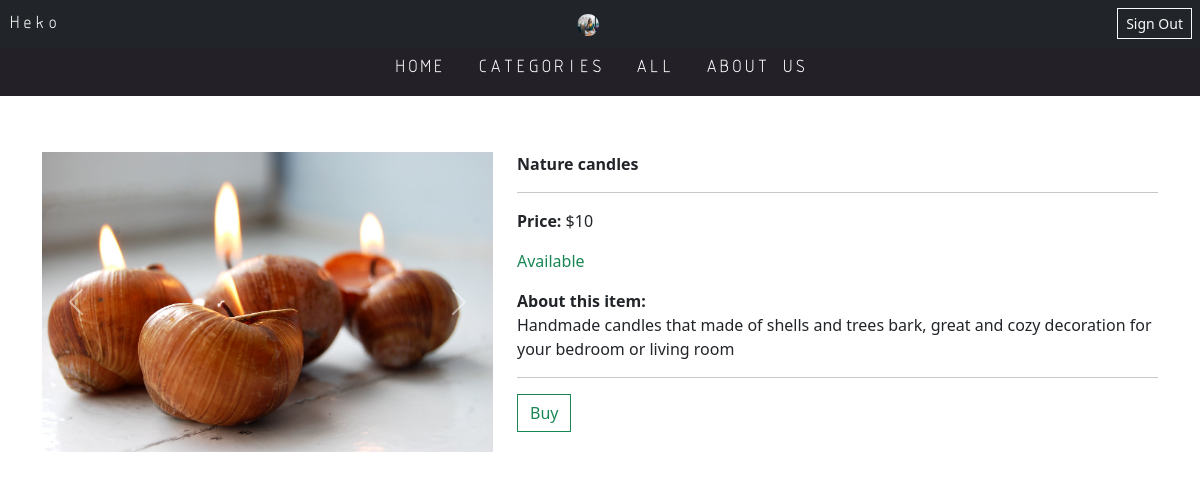
Page /product/1/ (signed in) on the committed database.
### user/models.py (models this page shows)
class User(AbstractUser):
    address = models.CharField(max_length=255, null=True)
    phone_regex = RegexValidator(regex=r'^\+?1?\d{9}$')
    phone_number = models.CharField(validators=[phone_regex], max_length=9, blank=True, unique=True)  # validators should be a list
    avatar = models.ImageField(upload_to='user_imgs', blank=True, null=True)
    purchases = models.IntegerField(default=0)

### product/models.py (models this page shows, shortened)
class Product(models.Model):
    category = models.ForeignKey('Category', on_delete=models.CASCADE, related_name='products')
    title = models.CharField(max_length=100, blank=False)
    price = models.IntegerField(null=False, blank=False)
    description = models.TextField(null=False, blank=False)
    date = models.DateField(auto_now=True)
    available = models.BooleanField(default=True)
    featured = models.BooleanField(default=False)

class Gallery(models.Model):
    product = models.ForeignKey('Product', on_delete=models.CASCADE, related_name='images')
    image = models.ImageField(upload_to='product_img', blank=True)

### product/views.py (the view)
# urls.py: path('', include('product.urls', namespace='home')),
def product(request, pk):
    o_product = Product.objects.get(id=pk)
    return render(request, 'product/product.html', {'product': o_product})

### product/templates/product/product.html (shortened to what this page needs)
{% extends 'home.html' %}
{% load static %}
{% block content %}
<div class="col-5">
    <div id="carousel" class="carousel slide" data-bs-ride="carousel">
        <div class="carousel-inner">
            <div class="carousel-item active">
                <img src="{{ product.images.first.image.url }}" class="d-block w-100" alt="...">
            </div>
        </div>
        <button class="carousel-control-prev" type="button" data-bs-target="#carousel" data-bs-slide="prev">
            <span class="carousel-control-prev-icon" aria-hidden="true"></span>
        </button>
        <button class="carousel-control-next" type="button" data-bs-target="#carousel" data-bs-slide="next">
            <span class="carousel-control-next-icon" aria-hidden="true"></span>
        </button>
    </div>
</div>
<div class="col-7">
    <strong>{{ product.title }}</strong>
    <hr>
    <p><strong>Price:</strong> ${{ product.price }}</p>
    {% if product.available %}
        <p class="text-success">Available</p>
    {% else %}
        <p class="text-danger">Unavailable</p>
    {% endif %}
    <strong>About this item:</strong>
    <br>
    {{ product.description }}
    <hr>
    {% if user.is_authenticated %}
        <a href="{% url 'product:buy' product.pk %}" class="btn btn-outline-success rounded-0">Buy</a>
    {% else %}
        <a href="{% url 'user:sign-in' %}" class="btn btn-outline-success rounded-0">Buy</a>
    {% endif %}
</div>
{% endblock %}

### templates/home.html (shortened to what this page needs)
<!DOCTYPE html>
<html lang="en">
{% load static %}
<head>
    <link href="{% static 'css/bootstrap.css' %}" rel="stylesheet" type="text/css" media="all" />
    <link href="{% static 'default/styles.css' %}" rel="stylesheet" type="text/css" media="all" />
</head>
<body class="">
<nav class="navbar bg-dark p-2 fixed-top">
    <a class="nav-link active text-white isoct fw-bold" aria-current="page" href="{% url 'product:home' %}">Heko</a>
    {% if user.is_authenticated and user.avatar %}
        <a class="profile" href="{% url 'user:profile' %}">
            <img class="rounded-circle sm-profile"  src="{{ user.avatar.url }}" alt="">
        </a>
        <a class="btn btn-sm btn-outline-light rounded-0" aria-current="page" href="{% url 'user:sign-out' %}">Sign Out</a>
    {% elif user.is_authenticated %}
        <a class="profile" href="{% url 'user:profile' %}">
            <img class="img-rounded sm-profile" src="{% static 'default/usr_img.png' %}" alt="">
        </a>
        <a class="btn btn-sm btn-outline-light rounded-0" aria-current="page" href="{% url 'user:sign-out' %}">Sign Out</a>
    {% else %}
        <a class="btn btn-sm btn-outline-light rounded-0" aria-current="page" href="{% url 'user:signup' %}">Shopping</a>
    {% endif %}
</nav>
<ul class="nav bg-dark2 justify-content-center isoct fw-bold p-2 sticky-top sticky-offset">
    <li class="nav-item">
        <a class="nav-link active text-white" aria-current="page" href="{% url 'product:home' %}">HOME</a>
    </li>
    <li class="nav-item">
        <a class="nav-link text-white" href="{% url 'product:categories' %}">CATEGORIES</a>
    </li>
    <li class="nav-item">
        <a class="nav-link text-white" href="{% url 'product:products' %}">ALL</a>
    </li>
    <li class="nav-item">
        <a class="nav-link text-white" href="{% url 'product:about' %}">ABOUT US</a>
    </li>
</ul>
<div class="container pb-5 mb-5 ml-5">
    <div class="row mb-5">
    {% block content %}{% endblock %}
    </div>
</div>
</body>
</html>

### static/default/styles.css (style rules this page uses)
.isoct { font-family: 'ISOCT'; font-weight: normal; font-style: normal; }
.sticky-offset { border-top: 3; border-color: white; top: 40px; }
.bg-dark2 { background-color: #242028; }
.sm-profile { height: 22px; width: 22px; }

### rows in the picture
User: avatar (picture)
Product: images.first.image (picture), title "Nature candles", price "10", description "Handmade candles that made of shells and trees bark, great and cozy decoration for your bedroom or living room"
